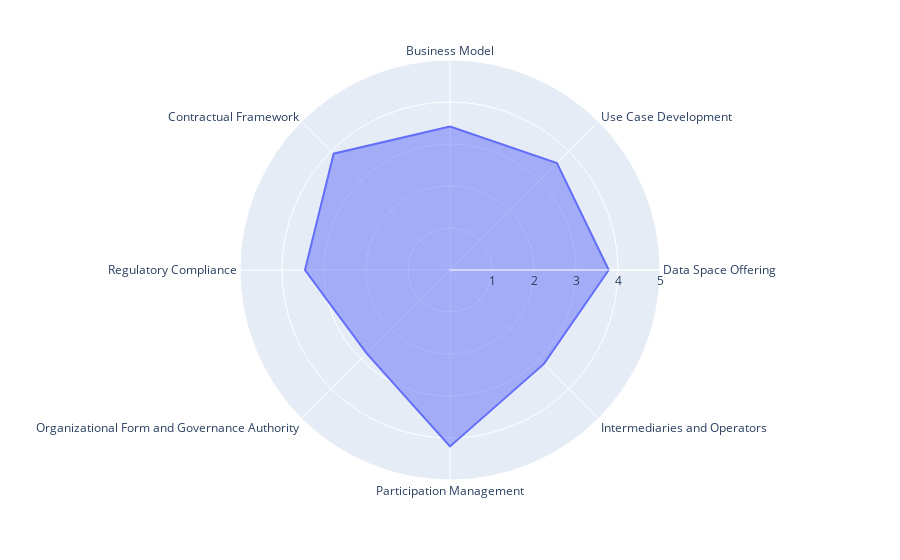
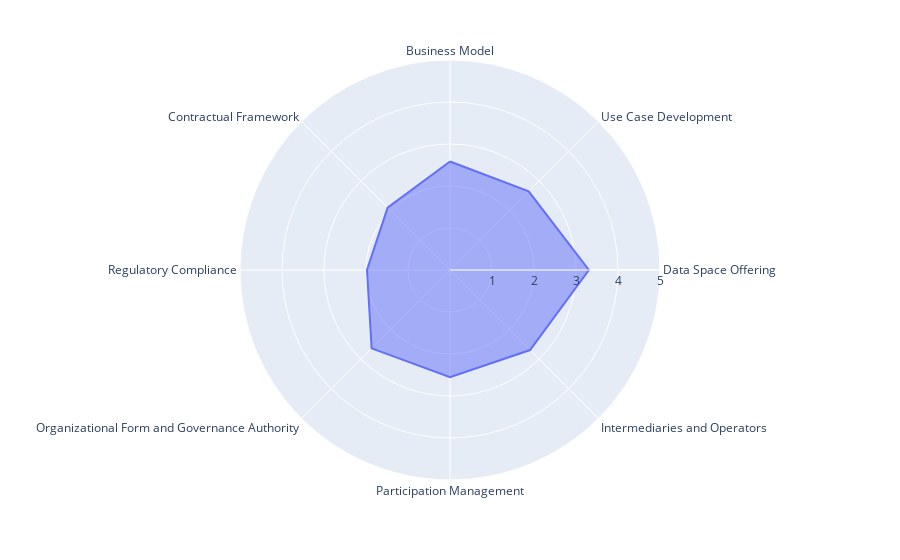
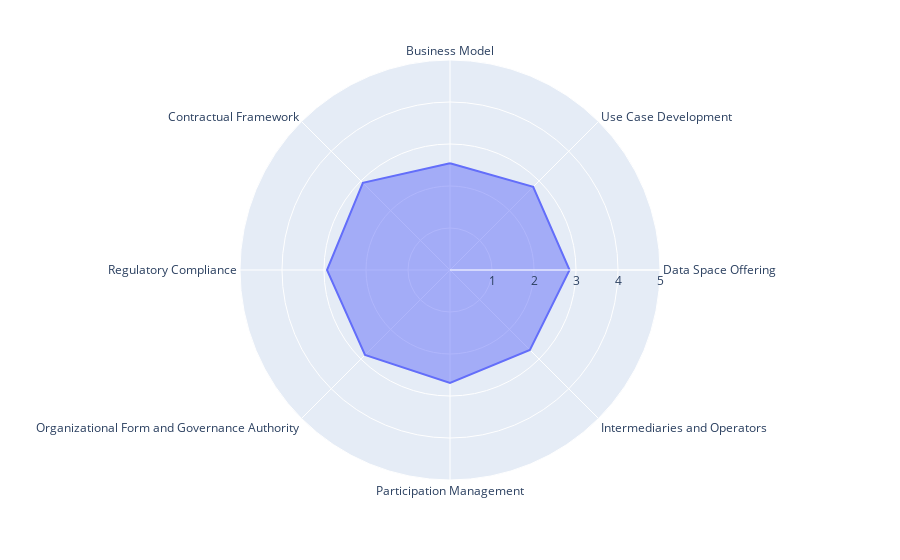
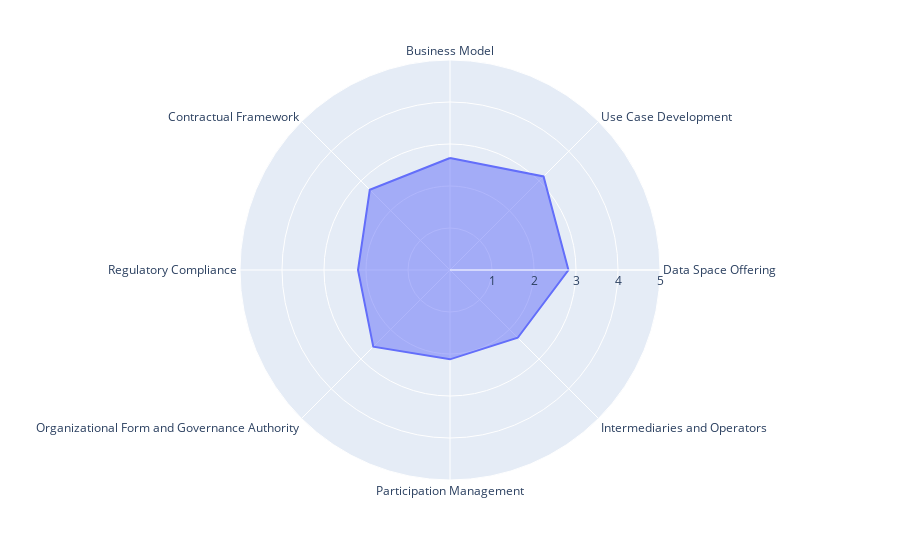

The cell these charts' notebook holds for them, in order:
### Markdown cell above
# Radar Plots

### Code cell
cx_df = pd.DataFrame(dict(
    cx_r = cx_scores,
    theta=['Business Model', 'Use Case Development', 'Data Space Offering', 'Intermediaries and Operators', 'Participation Management', 'Organizational Form and Governance Authority', 'Regulatory Compliance', 'Contractual Framework']))

ds4sscc_df = pd.DataFrame(dict(
    ds4sscc_r = ds4sscc_scores,
    theta=['Business Model', 'Use Case Development', 'Data Space Offering', 'Intermediaries and Operators', 'Participation Management', 'Organizational Form and Governance Authority', 'Regulatory Compliance', 'Contractual Framework']))

ceeds_df = pd.DataFrame(dict(
    ceeds_r = ceeds_scores,
    theta=['Business Model', 'Use Case Development', 'Data Space Offering', 'Intermediaries and Operators', 'Participation Management', 'Organizational Form and Governance Authority', 'Regulatory Compliance', 'Contractual Framework']))

gdds_df = pd.DataFrame(dict(
    gdds_r = gdds_scores,
     theta=['Business Model', 'Use Case Development', 'Data Space Offering', 'Intermediaries and Operators', 'Participation Management', 'Organizational Form and Governance Authority', 'Regulatory Compliance', 'Contractual Framework']))



cx_radar = px.line_polar(cx_df, r = 'cx_r', theta = 'theta', line_close = True)
cx_radar.update_traces(fill='toself')
cx_radar.update_polars(
        radialaxis_tickvals = [1,2,3,4,5],
        radialaxis_tickmode = "array",
        radialaxis_range = [0,5]
)
cx_radar.show()

ds4sscc_radar = px.line_polar(ds4sscc_df, r = 'ds4sscc_r', theta = 'theta', line_close = True)
ds4sscc_radar.update_traces(fill='toself')
ds4sscc_radar.update_polars(
        radialaxis_tickvals = [1,2,3,4,5],
        radialaxis_tickmode = "array",
        radialaxis_range = [0,5]
)
ds4sscc_radar.show()

ceeds_radar = px.line_polar(ceeds_df, r = 'ceeds_r', theta = 'theta', line_close=True)
ceeds_radar.update_traces(fill='toself')
ceeds_radar.update_polars(
    radialaxis_tickvals = [1,2,3,4,5],
    radialaxis_tickmode = "array",
    radialaxis_range = [0,5]
)

ceeds_radar.show()


gdds_radar = px.line_polar(gdds_df, r = 'gdds_r', theta='theta', line_close = True)
gdds_radar.update_traces(fill='toself')
gdds_radar.update_polars(
    radialaxis_tickvals = [1,2,3,4,5],
    radialaxis_tickmode = "array",
    radialaxis_range = [0,5]
)

gdds_radar.show()

### Figure 1 — Plotly figure (JSON) as saved in the notebook; plotly's stock layout.template omitted (floating-point values rounded to 4 significant figures)
{"data": [{"fill": "toself", "hovertemplate": "cx_r=%{r}<br>theta=%{theta}<extra></extra>", "legendgroup": "", "line": {"color": "#636efa", "dash": "solid"}, "marker": {"symbol": "circle"}, "mode": "lines", "name": "", "r": [3.417, 3.6, 3.78, 3.162, 4.2, 2.806, 3.452, 3.917, 3.417], "showlegend": false, "subplot": "polar", "theta": ["Business Model", "Use Case Development", "Data Space Offering", "Intermediaries and Operators", "Participation Management", "Organizational Form and Governance Authority", "Regulatory Compliance", "Contractual Framework", "Business Model"], "type": "scatterpolar"}], "layout": {"legend": {"tracegroupgap": 0}, "margin": {"t": 60}, "polar": {"angularaxis": {"direction": "clockwise", "rotation": 90}, "domain": {"x": [0, 1], "y": [0, 1]}, "radialaxis": {"range": [0, 5], "tickmode": "array", "tickvals": [1, 2, 3, 4, 5]}}}}

### Figure 2 — Plotly figure (JSON) as saved in the notebook; plotly's stock layout.template omitted (floating-point values rounded to 4 significant figures)
{"data": [{"fill": "toself", "hovertemplate": "ds4sscc_r=%{r}<br>theta=%{theta}<extra></extra>", "legendgroup": "", "line": {"color": "#636efa", "dash": "solid"}, "marker": {"symbol": "circle"}, "mode": "lines", "name": "", "r": [2.583, 2.65, 3.307, 2.695, 2.554, 2.639, 1.976, 2.1, 2.583], "showlegend": false, "subplot": "polar", "theta": ["Business Model", "Use Case Development", "Data Space Offering", "Intermediaries and Operators", "Participation Management", "Organizational Form and Governance Authority", "Regulatory Compliance", "Contractual Framework", "Business Model"], "type": "scatterpolar"}], "layout": {"legend": {"tracegroupgap": 0}, "margin": {"t": 60}, "polar": {"angularaxis": {"direction": "clockwise", "rotation": 90}, "domain": {"x": [0, 1], "y": [0, 1]}, "radialaxis": {"range": [0, 5], "tickmode": "array", "tickvals": [1, 2, 3, 4, 5]}}}}

### Figure 3 — Plotly figure (JSON) as saved in the notebook; plotly's stock layout.template omitted (floating-point values rounded to 4 significant figures)
{"data": [{"fill": "toself", "hovertemplate": "ceeds_r=%{r}<br>theta=%{theta}<extra></extra>", "legendgroup": "", "line": {"color": "#636efa", "dash": "solid"}, "marker": {"symbol": "circle"}, "mode": "lines", "name": "", "r": [2.542, 2.8, 2.847, 2.69, 2.689, 2.861, 2.929, 2.933, 2.542], "showlegend": false, "subplot": "polar", "theta": ["Business Model", "Use Case Development", "Data Space Offering", "Intermediaries and Operators", "Participation Management", "Organizational Form and Governance Authority", "Regulatory Compliance", "Contractual Framework", "Business Model"], "type": "scatterpolar"}], "layout": {"legend": {"tracegroupgap": 0}, "margin": {"t": 60}, "polar": {"angularaxis": {"direction": "clockwise", "rotation": 90}, "domain": {"x": [0, 1], "y": [0, 1]}, "radialaxis": {"range": [0, 5], "tickmode": "array", "tickvals": [1, 2, 3, 4, 5]}}}}

### Figure 4 — Plotly figure (JSON) as saved in the notebook; plotly's stock layout.template omitted (floating-point values rounded to 4 significant figures)
{"data": [{"fill": "toself", "hovertemplate": "gdds_r=%{r}<br>theta=%{theta}<extra></extra>", "legendgroup": "", "line": {"color": "#636efa", "dash": "solid"}, "marker": {"symbol": "circle"}, "mode": "lines", "name": "", "r": [2.667, 3.15, 2.82, 2.281, 2.127, 2.583, 2.19, 2.7, 2.667], "showlegend": false, "subplot": "polar", "theta": ["Business Model", "Use Case Development", "Data Space Offering", "Intermediaries and Operators", "Participation Management", "Organizational Form and Governance Authority", "Regulatory Compliance", "Contractual Framework", "Business Model"], "type": "scatterpolar"}], "layout": {"legend": {"tracegroupgap": 0}, "margin": {"t": 60}, "polar": {"angularaxis": {"direction": "clockwise", "rotation": 90}, "domain": {"x": [0, 1], "y": [0, 1]}, "radialaxis": {"range": [0, 5], "tickmode": "array", "tickvals": [1, 2, 3, 4, 5]}}}}
